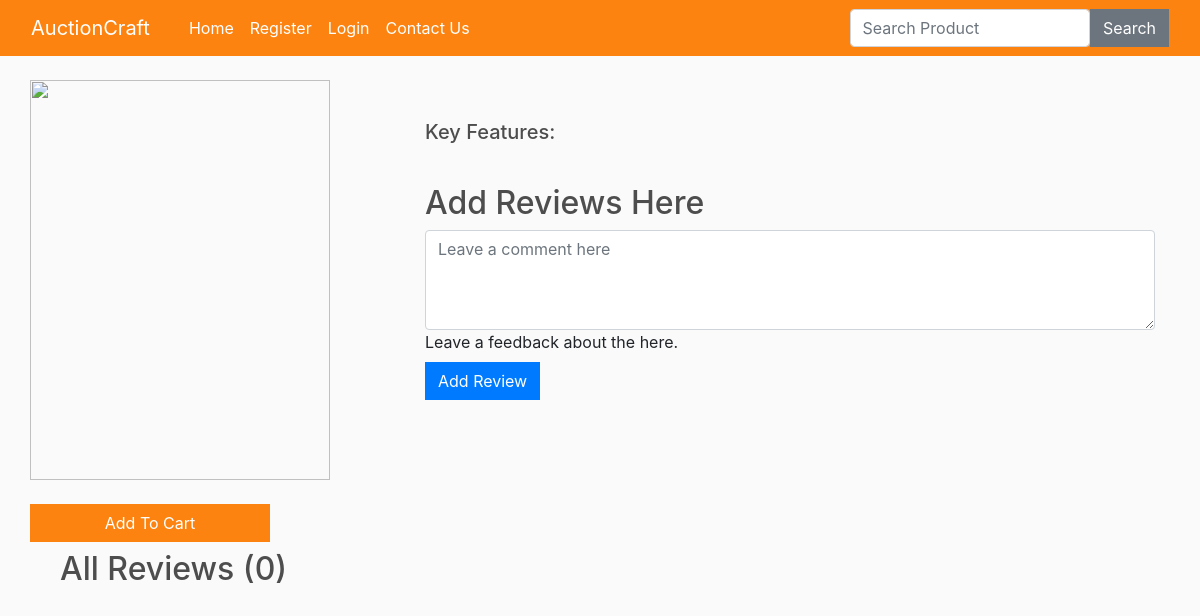
/product_view/2/, run on an earlier commit of the app's database.
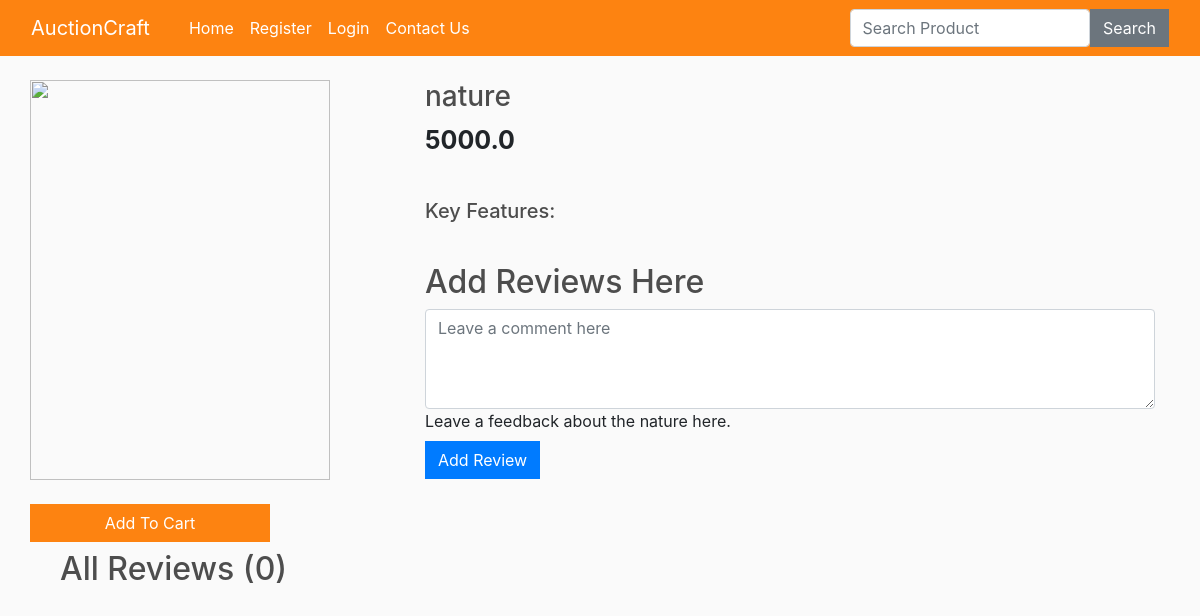
And on a later commit of the database.
### users/models.py (models this page shows, shortened)
class AuctionItem(models.Model):
    name = models.CharField(max_length=100)
    price = models.FloatField()
    image = CloudinaryField('image')

### users/views.py (the view)
# urls.py: path("product_view/<int:myid>/", views.product_view, name="product_view"),
def product_view(request, myid):
    product = AuctionItem.objects.filter(id=myid).first()
    feature = AuctionItemFeature.objects.filter(product=product)
    reviews = AuctionItemReview.objects.filter(product=product)
    data = cartData(request)
    items = data['items']
    order = data['order']
    cartItems = data['cartItems']
    if request.method=="POST":
        customer = request.POST['customer']
        content = request.POST['content']
        review = AuctionItemReview(customer=customer, content=content, product=product)
        review.save()
        return redirect(f"/product_view/{product.id}")
    return render(request, "users/items.html", {'product':product, 'cartItems':cartItems, 'feature':feature, 'reviews':reviews})

### users/inherit.py (called while the page is built)
def cartData(request):
    if request.user.is_authenticated:
        customer = request.user.customer
        order, created = Purchase.objects.get_or_create(customer=customer, complete=False)
        items = order.purchaseitem_set.all()
        cartItems = order.get_cart_items
    else:
        items = []
        order = {'get_cart_total':0, 'get_cart_items':0}
        cartItems = order['get_cart_items']
    return {'cartItems':cartItems, 'items':items, 'order':order}

### users/templates/users/items.html (shortened to what this page needs)
{% extends 'users/base.html' %}
{% load static %}
{% block body %}
{% load humanize %}
<div class="container mt-4">
	<div class="row">
		<div class="col-md-4">
			<div class="row">
				<img src="{{ product.image.url }}" alt="" style="width: 300px; height: 400px;">
			</div>
			<br>
			<div class="row">
				<button data-product="{{product.id}}" data-action="add" class="btn add-btn update-cart"
					style="background-color: #FD8311; color: white; width: 15rem;">Add To Cart</button>
			</div>
		</div>
		<div class="col-md-8">
			<h3>{{product.name}}</h3>
			<p style="font-size: 25px;"><b>{{product.price}}</b></p>
			<br>
			<h5>Key Features:</h5>
			<br>
			<h2>Add Reviews Here</h2>
			<form method="POST" action="/product_view/{{product.id}}/"> {% csrf_token %}
				<div class="form-floating">
					<textarea class="form-control" placeholder="Leave a comment here" id="floatingTextarea2"
						style="height: 100px" id="content" name="content"></textarea>
					<label for="floatingTextarea2">Leave a feedback about the {{product.name}} here.</label>
					<br>
					<button type="submit" class="btn btn-primary">Add Review</button>
				</div>
			</form>
		</div>
	</div>
	<div class="container mt-2">
		<h2>All Reviews ({{reviews.count}})</h2>
	</div>
</div>
{% endblock %}

What changed in the data, as far as the page shows it:
now on this page (row edited): AuctionItem: name "nature", price "5000.0"
